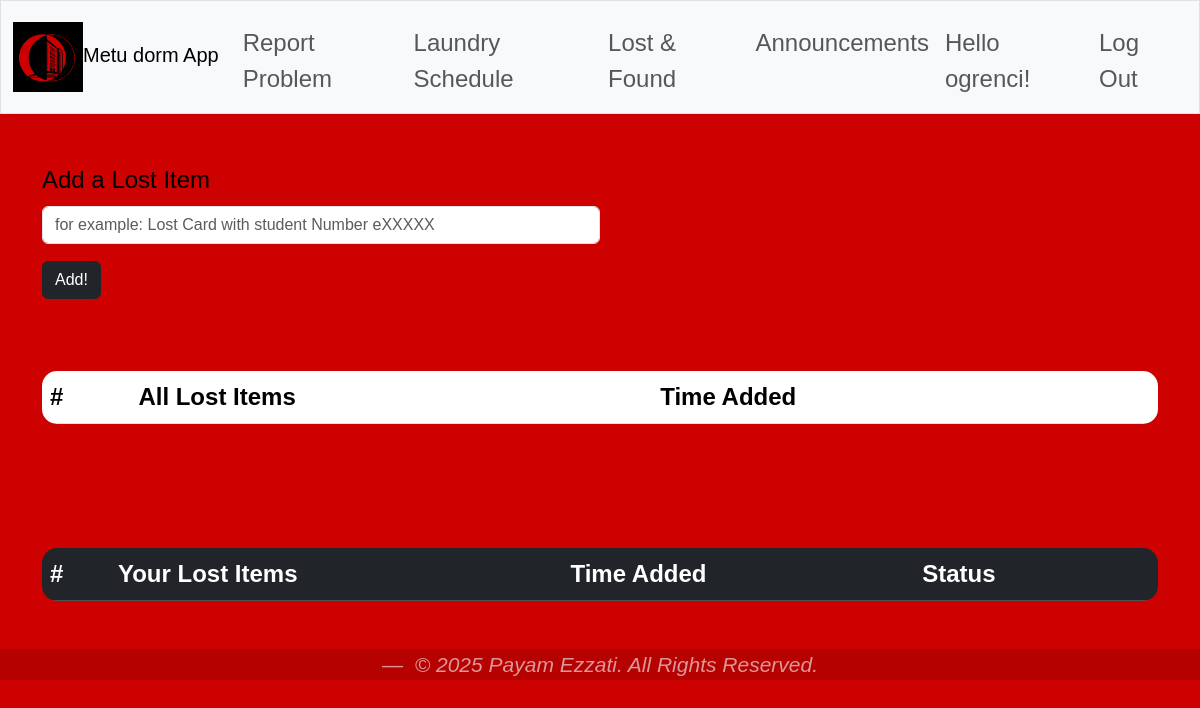
/lost_and_found (signed in), run on an earlier commit of the app's database.
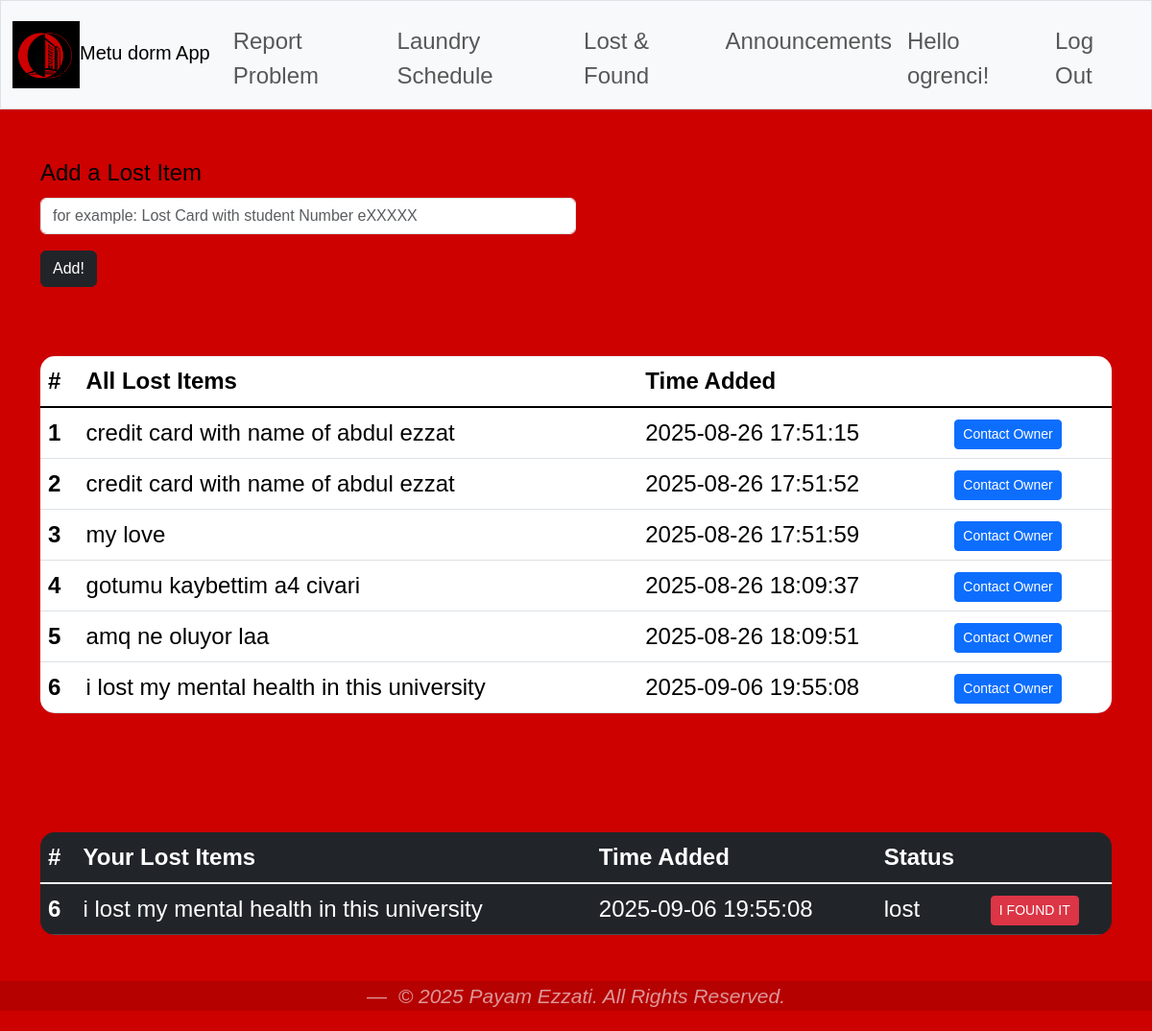
And on a later commit of the database.
### tables this page shows
CREATE TABLE userss(
            id INTEGER PRIMARY KEY AUTOINCREMENT,
            name TEXT,
            email TEXT UNIQUE,
            dorm_number TEXT,
            room_number INTEGER,
            role TEXT,
            password_hashed TEXT
        );

CREATE TABLE lost_and_found (
    id INTEGER PRIMARY KEY AUTOINCREMENT,
    user_id INTEGER NOT NULL,
    item_description TEXT NOT NULL,
    status TEXT DEFAULT 'lost',
    date_reported TEXT DEFAULT (datetime('now')),
    FOREIGN KEY (user_id) REFERENCES users(id)
    );

### app.py (the view)
@app.route("/lost_and_found", methods=["GET", "POST"])
@login_required
def lost_and_found():
    if request.method == "POST":
        item = request.form.get("item_description")
        if not item:
            return apology("must provide item description",400)
        db = get_db()
        cursor = db.execute( "INSERT INTO lost_and_found (user_id,item_description) VALUES (?, ?)",
            (session["user_id"],item))
        db.commit()
        return redirect("/lost_and_found")
    else:
        db = get_db()
        cursor = db.execute( "SELECT lost_and_found.id, lost_and_found.item_description, lost_and_found.status, lost_and_found.date_reported, lost_and_found.user_id, userss.email, userss.name FROM lost_and_found JOIN userss ON lost_and_found.user_id = userss.id WHERE lost_and_found.status = 'lost'")
        rows = cursor.fetchall()
        return render_template("lost_found.html",rows=rows)

### app.py (called while the page is built)
def get_db():
    if "db" not in g:
        g.db = sqlite3.connect(DATABASE)
        g.db.row_factory = sqlite3.Row
    return g.db

### helpers.py (called while the page is built)
def login_required(f):
    @wraps(f)
    def decorated_function(*args, **kwargs):
        if session.get("user_id") is None:
            return redirect("/login")
        return f(*args, **kwargs)
    return decorated_function

### templates/lost_found.html (shortened to what this page needs)
{% extends "layout.html" %}
{% block main %}
     <form method = "POST">
        <div class="mb-3 col-6">
            <label class="form-label"> Add a Lost Item</label>
            <input type="text" class="form-control" name="item_description" required placeholder="for example: Lost Card with student Number eXXXXX">
        </div>
        <button type="submit" class="btn btn-dark">Add!</button>
    </form>
  <br>
  <br>
    <table class="table table-hover">
  <thead>
    <tr>
      <th scope="col">#</th>
      <th scope="col">All Lost Items</th>
      <th scope="col">Time Added</th>
      <th scope="col"> </th>
    </tr>
  </thead>
  <tbody class="table-group-divider">
     {%for row in rows%}
    <tr>
      <th scope="row">{{loop.index}}</th>
      <td>{{row["item_description"]}}</td>
      <td></span>{{row["date_reported"]}}</td>
      <td><a href="https://mail.google.com/mail/?view=cm&fs=1&to={{ row['email'] }}&su=About your lost item&body=Hello, I think I found your item."
            target="_blank"
            class="btn btn-primary btn-sm">
   Contact Owner
</a></td>
    </tr>
    {% endfor %}
  </tbody>
</table>
<br><br><br>
<table class="table table-dark table-hover">
  <thead>
    <tr>
      <th scope="col">#</th>
      <th scope="col">Your Lost Items</th>
      <th scope="col">Time Added</th>
      <th scope="col">Status</th>
      <th scope="col"> </th>
    </tr>
  </thead>
  <tbody class="table-group-divider">
     {%for row in rows%}
     {%if row["user_id"] == session["user_id"]%}
    <tr>
      <th scope="row">{{loop.index}}</th>
      <td>{{row["item_description"]}}{{message}}</td>
      <td>{{row["date_reported"]}}</td>
      <td>{{row["status"]}}</td>
      <td>
                <form method="POST" action="/mark_found">
                    <button type="submit" class="btn btn-danger btn-sm">I FOUND IT</button>
                </form>
      </td>
    </tr>
    {%endif%}
    {% endfor %}
  </tbody>
</table>
{% endblock %}

### templates/layout.html (shortened to what this page needs)
<!DOCTYPE html>
<html lang="en">
<head>
    <link href="https://cdn.jsdelivr.net/npm/bootstrap@5.3.3/dist/css/bootstrap.min.css" rel="stylesheet">
    <link href="/static/styles.css" rel="stylesheet">
</head>
<body>
    <nav class="navbar navbar-expand-md navbar-light bg-light border">
        <div class="container-fluid">
            <a class="navbar-brand" href="/"><img src="/static/logo.png" alt="Bootstrap" width="70">Metu dorm App</a>
            <div class="collapse navbar-collapse" id="navbar">
                {% if session.get("user_id") %}
                <ul class="navbar-nav me-auto mt-2">
                    <li class="nav-item"><a class="nav-link" href="/report_problem">Report Problem</a></li>
                    <li class="nav-item"><a class="nav-link" href="/laundry">Laundry Schedule</a></li>
                    <li class="nav-item"><a class="nav-link" href="/lost_and_found">Lost & Found</a></li>
                    <li class="nav-item"><a class="nav-link" href="/announcements">Announcements</a></li>
                </ul>
                <ul class="navbar-nav ms-auto mt-2">
                    <li class="nav-item"><span class="nav-link">Hello {{ session.get("name") }}!</span></li>
                    <li class="nav-item"><a class="nav-link" href="/logout">Log Out</a></li>
                </ul>
                {% else %}
                <ul class="navbar-nav ms-auto mt-2">
                            <li class="nav-item"><a class="nav-link" href="/register">Register</a></li>
                            <li class="nav-item"><a class="nav-link" href="/login">Log In</a></li>
                        </ul>
                {% endif %}
            </div>
        </div>
    </nav>
    <main class="container py-5">
        {% block main %}{% endblock %}
    </main>
</body>
<footer>
  <section class="footer-bottom">
    <div class="container text-center">
      <figcaption class="blockquote-footer">
        <cite title="Source Title">&copy; 2025 Payam Ezzati. All Rights Reserved.</cite>
      </figcaption>
    </div>
  </section>
</footer>
</html>

### static/styles.css (style rules this page uses)
* { box-sizing: border-box; }
body { padding-bottom: 5px; background-color: #cc0100; font-family: Arial, sans-serif; color: #000000; font-size: 1.5rem; font-weight: 400; line-height: 1.5; margin: 0; }
.table { border-radius: 15px; overflow: hidden; }
footer { margin-top: auto; color: rgba(248, 249, 250, 0.6); }
.footer-bottom { background-color: #0000001d; }
.footer-bottom .blockquote-footer { color: #f8f9fa9b; }
a { color: rgb(0, 0, 0); background-color: transparent; text-decoration: none; }

What changed in the data, as far as the page shows it:
now on this page (row unchanged): userss: get "ogrenci"
added lost_and_found: item_description "credit card with name of abdul ezzat", date_reported "2025-08-26 17:51:15"
added lost_and_found: item_description "credit card with name of abdul ezzat", date_reported "2025-08-26 17:51:52"
added lost_and_found: item_description "my love", date_reported "2025-08-26 17:51:59"
added lost_and_found: item_description "gotumu kaybettim a4 civari", date_reported "2025-08-26 18:09:37"
added lost_and_found: item_description "amq ne oluyor laa", date_reported "2025-08-26 18:09:51"
added lost_and_found: item_description "i lost my mental health in this university", date_reported "2025-09-06 19:55:08", status "lost"
Also different on the page:
{{ session.get("name") }}: "ogrenci" → (not shown)
